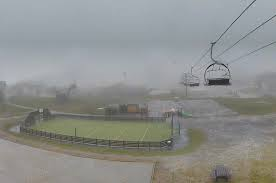
%> input picture Image_denoise_and_dehaze/images/fog.jfif, 276 x 183 px
$ octave predict.m   (GNU Octave 9; MATLAB toolbox functions it lacks are replaced by stand-ins)
%> lines starting %> are read from the running program, lines starting %| are printed output that depends on the picture
### Image_denoise_and_dehaze/final/final/main/modifyImg.m
function result = modifyImg(I)

%% Apply median filter to smoothen the image
I1 = rgb2gray(I);
K = medfilt2(I1);
figure(45),imshow(K);
title('median filter')

%MSE and PSNR measurement

disp('<--------------- Median  filter  ---------------------------->');
disp('Mean Square Error ');
disp(MSE(I1,K));
disp('Peak Signal to Noise Ratio');
disp(PSNR(I1,K));
disp('<--------------------------------------------------------->');


image = I;
hsvImage = rgb2hsv(image);

imageHeq = histeq(hsvImage(:,:,3));
hsvResult = hsvImage;
hsvResult(:,:,3) = imageHeq;

rgbResult = hsv2rgb(hsvResult);

result = dehaze_fast(rgbResult, 0.95, 5);
toc;

net = denoisingNetwork("dncnn");
result = cnnDenoise(result, net);


end

### Image_denoise_and_dehaze/final/final/main/MSE.m
function MSE = MSE(noiseImg, filteredImg)

noiseImg = double(noiseImg);
filteredImg = double(filteredImg);

[M N] = size(noiseImg);
error = noiseImg - filteredImg;
MSE = sum(sum(error .* error)) / (M * N);
end

### Image_denoise_and_dehaze/final/final/main/PSNR.m

%Program for Peak Signal to Noise Ratio Calculation

function PSNRV = PSNR(noiseImg, filteredImg)

noiseImg = double(noiseImg);
filteredImg = double(filteredImg);

[M, N] = size(noiseImg);
error = noiseImg - filteredImg;
MSE = sum(sum(error .* error)) / (M * N);

if(MSE > 0)
    PSNRV = 10*log(255*255/MSE) / log(10);
else
    PSNRV = 99;
end

### Image_denoise_and_dehaze/final/final/main/dehaze_fast.m
function [ radiance ] = dehaze_fast( image, omega, win_size )
%DEHZE Summary of this function goes here
%   Detailed explanation goes here

if ~exist('omega', 'var')
    omega = 0.95;
end

if ~exist('win_size', 'var')
    win_size = 15;
end

r = 15;
res = 0.001;

[m, n, ~] = size(image);

dark_channel = get_dark_channel(image, win_size);

atmosphere = get_atmosphere(image, dark_channel);

trans_est = get_transmission_estimate(image, atmosphere, omega, win_size);

x = guided_filter(rgb2gray(image), trans_est, r, res);

transmission = reshape(x, m, n);

radiance = get_radiance(image, transmission, atmosphere);

end

### Image_denoise_and_dehaze/final/final/main/get_dark_channel.m
function dark_channel = get_dark_channel(image, win_size)

[m, n, ~] = size(image);

pad_size = floor(win_size/2);

padded_image = padarray(image, [pad_size pad_size], Inf);

dark_channel = zeros(m, n);

for j = 1 : m
    for i = 1 : n
        patch = padded_image(j : j + (win_size-1), i : i + (win_size-1), :);

        dark_channel(j,i) = min(patch(:));
     end
end

end

### Image_denoise_and_dehaze/final/final/main/get_atmosphere.m
function atmosphere = get_atmosphere(image, dark_channel)

[m, n, ~] = size(image);
n_pixels = m * n;

n_search_pixels = floor(n_pixels * 0.01);

dark_vec = reshape(dark_channel, n_pixels, 1);

image_vec = reshape(image, n_pixels, 3);

[~, indices] = sort(dark_vec, 'descend');

accumulator = zeros(1, 3);

for k = 1 : n_search_pixels
    accumulator = accumulator + image_vec(indices(k),:);
end

atmosphere = accumulator / n_search_pixels;

end

### Image_denoise_and_dehaze/final/final/main/get_transmission_estimate.m
function trans_est = get_transmission_estimate(image, atmosphere, omega, win_size)

[m, n, ~] = size(image);

rep_atmosphere = repmat(reshape(atmosphere, [1, 1, 3]), m, n);

trans_est = 1 - omega * get_dark_channel( image ./ rep_atmosphere, win_size);

end

### Image_denoise_and_dehaze/final/final/main/guided_filter.m
function q = guided_filter(guide, target, radius, eps)


[h, w] = size(guide);

avg_denom = window_sum_filter(ones(h, w), radius);

mean_g = window_sum_filter(guide, radius) ./ avg_denom;
mean_t = window_sum_filter(target, radius) ./ avg_denom;

corr_gg = window_sum_filter(guide .* guide, radius) ./ avg_denom;
corr_gt = window_sum_filter(guide .* target, radius) ./ avg_denom;

var_g = corr_gg - mean_g .* mean_g;
cov_gt = corr_gt - mean_g .* mean_t;

a = cov_gt ./ (var_g + eps);
b = mean_t - a .* mean_g;

mean_a = window_sum_filter(a, radius) ./ avg_denom;
mean_b = window_sum_filter(b, radius) ./ avg_denom;

q = mean_a .* guide + mean_b;

end

### Image_denoise_and_dehaze/final/final/main/window_sum_filter.m
function sum_img = window_sum_filter(image, r)

% sum_img(x, y) = = sum(sum(image(x-r:x+r, y-r:y+r)));

[h, w] = size(image);
sum_img = zeros(size(image));

% Y axis
im_cum = cumsum(image, 1);

sum_img(1:r+1, :) = im_cum(1+r:2*r+1, :);
sum_img(r+2:h-r, :) = im_cum(2*r+2:h, :) - im_cum(1:h-2*r-1, :);
sum_img(h-r+1:h, :) = repmat(im_cum(h, :), [r, 1]) - im_cum(h-2*r:h-r-1, :);

% X axis
im_cum = cumsum(sum_img, 2);

sum_img(:, 1:r+1) = im_cum(:, 1+r:2*r+1);
sum_img(:, r+2:w-r) = im_cum(:, 2*r+2:w) - im_cum(:, 1:w-2*r-1);
sum_img(:, w-r+1:w) = repmat(im_cum(:, w), [1, r]) - im_cum(:, w-2*r:w-r-1);

end

### Image_denoise_and_dehaze/final/final/main/get_radiance.m
function radiance = get_radiance(image, transmission, atmosphere)

[m, n, ~] = size(image);

rep_atmosphere = repmat(reshape(atmosphere, [1, 1, 3]), m, n);

max_transmission = repmat(max(transmission, 0.1), [1, 1, 3]);

radiance = ((image - rep_atmosphere) ./ max_transmission) + rep_atmosphere;

end

### Image_denoise_and_dehaze/final/final/main/predict.m
clc
clear all
close all
tic;
[fname,path]=uigetfile('*.*','Browse Image');
%> the answer given: ../../../images/fog.jfif
I = double(imread([path,fname]))/255;


result = modifyImg(I);
%> in MSE, `error = noiseImg - filteredImg;`:
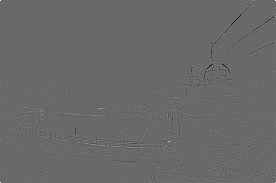
%> error: size 183x276 double; min -0.482, max 0.679, mean -0.000314; drawn with min black and max white
%> in MSE, `MSE = sum(sum(error .* error)) / (M * N);`: MSE = 0.000383
%| 3.8333e-04
%> in PSNR, `PSNRV = 10*log(255*255/MSE) / log(10);`: PSNRV = 82.3
%| 82.295
%> in modifyImg, `hsvImage = rgb2hsv(image);`: hsvImage: size 183x276x3 double; mean H, S, V 0.376, 0.093, 0.58
%> in modifyImg, `hsvResult(:,:,3) = imageHeq;`: hsvResult: size 183x276x3 double; mean H, S, V 0.376, 0.093, 0.5
%> in get_dark_channel, `padded_image = padarray(image, [pad_size pad_size], Inf);`: padded_image: size 187x280x3 double; 3.54% of the values are NaN or infinite; the others: min 0, max 1, mean 0.48
%> after the loop in get_dark_channel, `for j = 1 : m`:
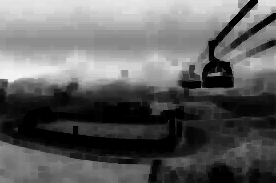
%> dark_channel: size 183x276 double; min 0, max 0.956, mean 0.383
%> the loop in get_atmosphere, `for k = 1 : n_search_pixels` made 505 passes
%> accumulator on passes 1 to 3: [0.957 0.973 1], [1.91 1.95 2], [2.87 2.92 3]
%> after the loop in get_atmosphere, `for k = 1 : n_search_pixels`: accumulator = [476.7 485.5 501.5]
%> in get_atmosphere, `atmosphere = accumulator / n_search_pixels;`: atmosphere = [0.944 0.961 0.993]
%> in get_dark_channel (call 2), `padded_image = padarray(image, [pad_size pad_size], Inf);`: padded_image: size 187x280x3 double; 3.54% of the values are NaN or infinite; the others: min 0, max 1.06, mean 0.497
%> in window_sum_filter, `sum_img(:, w-r+1:w) = repmat(im_cum(:, w), [1, r]) - im_cum(:, w-2*r:w..`: sum_img: size 183x276 double; min 256, max 961, mean 894.5
%> in window_sum_filter (call 2), `sum_img(h-r+1:h, :) = repmat(im_cum(h, :), [r, 1]) - im_cum(h-2*r:h-r-..`: sum_img: size 183x276 double; min 0.245, max 28.62, mean 14.1
%> in window_sum_filter (call 2), `sum_img(:, 1:r+1) = im_cum(:, 1+r:2*r+1);`: sum_img: size 183x276 double; min 0.245, max 853.7, mean 35.1
%> in window_sum_filter (call 2), `sum_img(:, w-r+1:w) = repmat(im_cum(:, w), [1, r]) - im_cum(:, w-2*r:w..`: sum_img: size 183x276 double; min 52.76, max 853.7, mean 423.8
%> in window_sum_filter (call 3), `sum_img(h-r+1:h, :) = repmat(im_cum(h, :), [r, 1]) - im_cum(h-2*r:h-r-..`: sum_img: size 183x276 double; min 1.93, max 30.92, mean 18.6
%> in window_sum_filter (call 3), `sum_img(:, 1:r+1) = im_cum(:, 1+r:2*r+1);`: sum_img: size 183x276 double; min 1.93, max 923.2, mean 39.2
%> in window_sum_filter (call 3), `sum_img(:, w-r+1:w) = repmat(im_cum(:, w), [1, r]) - im_cum(:, w-2*r:w..`: sum_img: size 183x276 double; min 35.24, max 946.5, mean 560.7
%> in guided_filter, `mean_t = window_sum_filter(target, radius) ./ avg_denom;`:
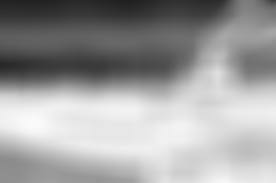
%> mean_t: size 183x276 double; min 0.129, max 0.985, mean 0.62
%> call 4 of window_sum_filter, with r = 15
%> in window_sum_filter (call 4), `sum_img(h-r+1:h, :) = repmat(im_cum(h, :), [r, 1]) - im_cum(h-2*r:h-r-..`: sum_img: size 183x276 double; min 0.0162, max 26.52, mean 9
%> in window_sum_filter (call 4), `im_cum = cumsum(sum_img, 2);`:
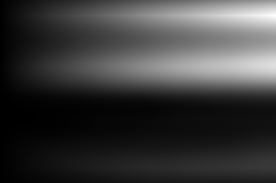
%> im_cum: size 183x276 double; min 0.615, max 5766.3, mean 1347.5; drawn with min black and max white
%> in window_sum_filter (call 4), `sum_img(:, 1:r+1) = im_cum(:, 1+r:2*r+1);`:
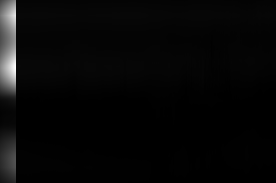
%> sum_img: size 183x276 double; min 0.0162, max 767, mean 23.7; drawn with min black and max white
%> in window_sum_filter (call 4), `sum_img(:, w-r+1:w) = repmat(im_cum(:, w), [1, r]) - im_cum(:, w-2*r:w..`:
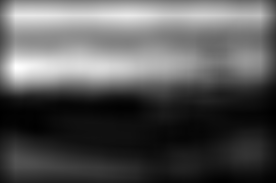
%> sum_img: size 183x276 double; min 9.79, max 767, mean 270.6; drawn with min black and max white
%> in guided_filter, `corr_gg = window_sum_filter(guide .* guide, radius) ./ avg_denom;`:
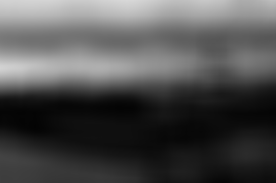
%> corr_gg: size 183x276 double; min 0.0151, max 0.847, mean 0.309
%> the run ends on the next line

$ run again, on Image_denoise_and_dehaze/images/images.jfif
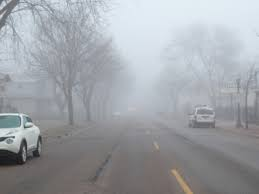
%> input picture Image_denoise_and_dehaze/images/images.jfif, 259 x 194 px
%> MSE = 0.000227
%| 2.2674e-04
%> PSNRV = 84.58
%| 84.576
%> hsvImage: size 194x259x3 double; mean H, S, V 0.505, 0.0626, 0.661
%> hsvResult: size 194x259x3 double; mean H, S, V 0.505, 0.0626, 0.496
%> padded_image: size 198x263x3 double; 3.51% of the values are NaN or infinite; the others: min 0, max 1, mean 0.478
%> after the loop in get_dark_channel, `for j = 1 : m`:
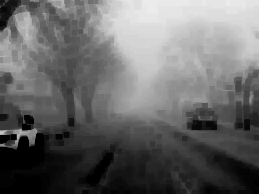
%> dark_channel: size 194x259 double; min 0, max 0.923, mean 0.408
%> the loop in get_atmosphere, `for k = 1 : n_search_pixels` made 502 passes
%> accumulator on passes 1 to 3: [0.923 0.963 1], [1.85 1.93 2], [2.77 2.89 3]
%> after the loop in get_atmosphere, `for k = 1 : n_search_pixels`: accumulator = [460.9 482 497.9]
%> in get_atmosphere, `atmosphere = accumulator / n_search_pixels;`: atmosphere = [0.918 0.96 0.992]
%> padded_image: size 198x263x3 double; 3.51% of the values are NaN or infinite; the others: min 0, max 1.04, mean 0.5
%> in guided_filter, `corr_gg = window_sum_filter(guide .* guide, radius) ./ avg_denom;`:
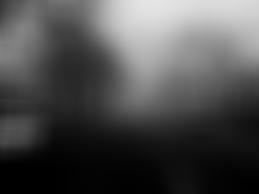
%> corr_gg: size 194x259 double; min 0.000124, max 0.901, mean 0.303

$ run again, on Image_denoise_and_dehaze/images/1.png
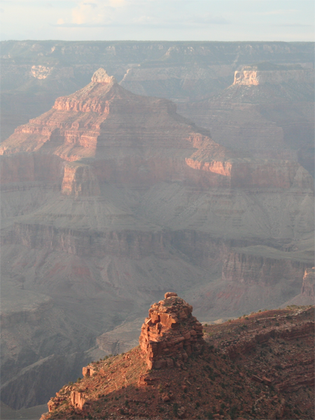
%> input picture Image_denoise_and_dehaze/images/1.png, 315 x 420 px, shrunk from 450 x 600 before the run
%> MSE = 0.000269
%| 2.6888e-04
%> PSNRV = 83.84
%| 83.835
%> hsvImage: size 420x315x3 double; mean H, S, V 0.372, 0.102, 0.565
%> hsvResult: size 420x315x3 double; mean H, S, V 0.372, 0.102, 0.496
%> padded_image: size 424x319x3 double; 2.19% of the values are NaN or infinite; the others: min 0, max 1, mean 0.473
%> after the loop in get_dark_channel, `for j = 1 : m`:
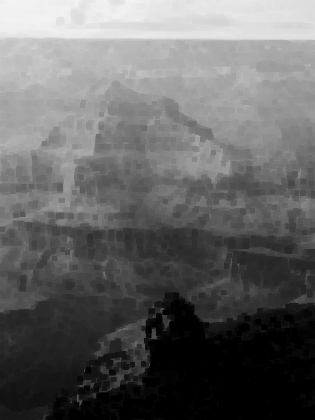
%> dark_channel: size 420x315 double; min 0, max 0.959, mean 0.398
%> the loop in get_atmosphere, `for k = 1 : n_search_pixels` made 1323 passes
%> accumulator on passes 1 to 3: [0.98 0.984 0.963], [1.96 1.97 1.94], [2.95 2.97 2.91]
%> after the loop in get_atmosphere, `for k = 1 : n_search_pixels`: accumulator = [1286.9 1299.5 1269.7]
%> in get_atmosphere, `atmosphere = accumulator / n_search_pixels;`: atmosphere = [0.973 0.982 0.96]
%> padded_image: size 424x319x3 double; 2.19% of the values are NaN or infinite; the others: min 0, max 1.03, mean 0.487
%> in guided_filter, `corr_gg = window_sum_filter(guide .* guide, radius) ./ avg_denom;`:
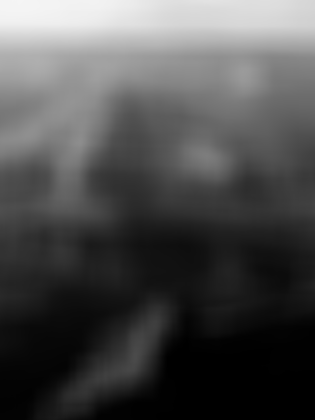
%> corr_gg: size 420x315 double; min 0.00113, max 0.961, mean 0.304
